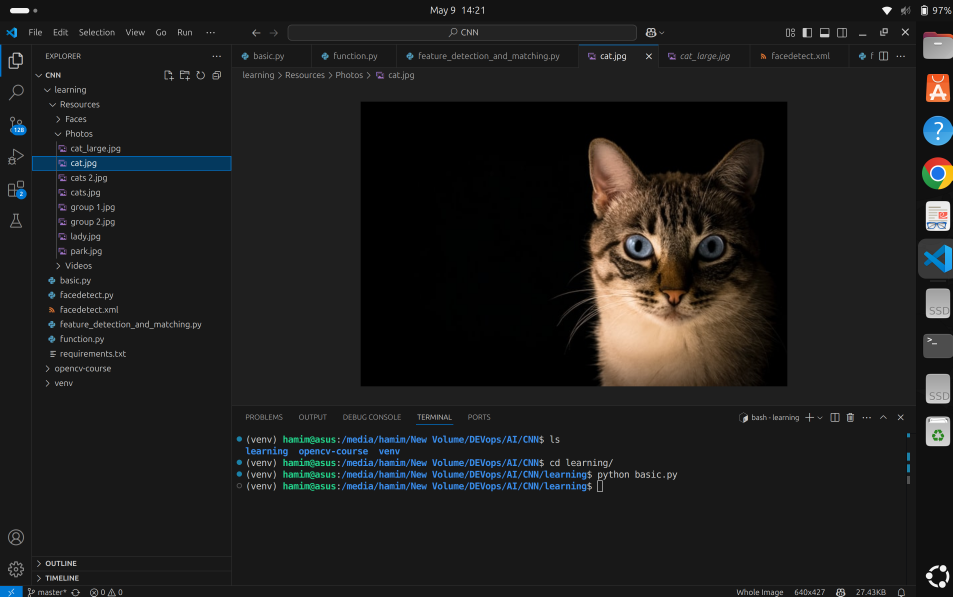
#> input picture opencv/Resources/Photos/catSS.png, 2857 x 1790 px, given in place of cat.jpg, which was not available (shown at 1/3 size)
$ python basic.py
#> lines starting #> are read from the running program, lines starting #| are printed output that depends on the picture; after the words box and inside, x2 and y2 are one past the last pixel; in counts of white or black regions, pixels touching at a corner belong together; pictures that were not available may be replaced by others from this repository, and a replacement may not be noted
import cv2 as cv
import numpy as np

# [67 lines of commented-out code are left out]

img = cv.imread('./Resources/Photos/cat.jpg')
#> img is the input picture: shape (1790, 2857, 3); mean B, G, R 29.4, 30.1, 30.5

# [8 lines of commented-out code are left out]
blur = cv.GaussianBlur(img,(5,5),cv.BORDER_DEFAULT)

# cv.imshow('blur',blur)

# cv.waitKey(0)


#edge detection

canny = cv.Canny(blur,175,225)
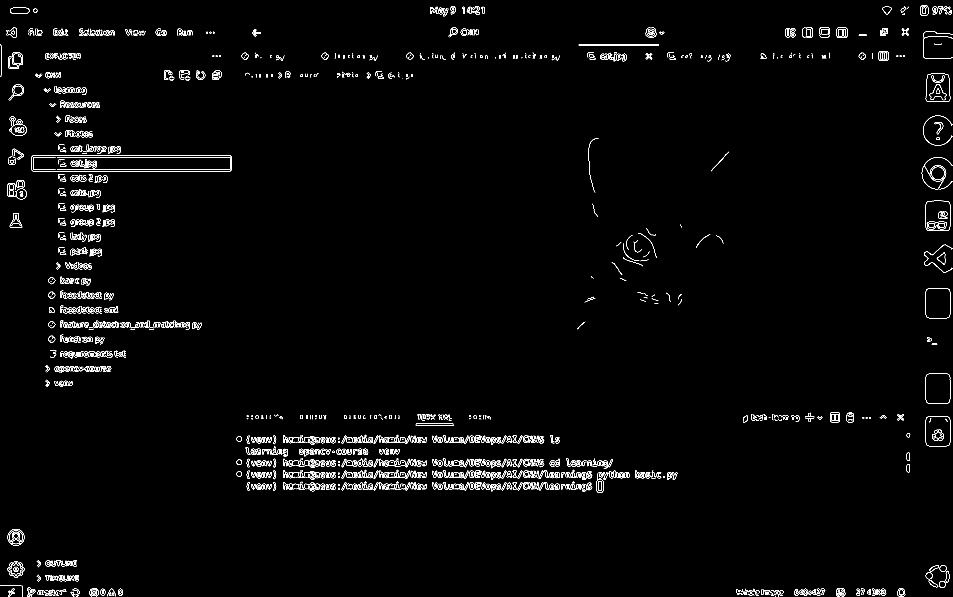
#> canny: shape (1790, 2857) (shown at 1/3 size); 1.3% white in thin lines or dots

cv.imshow('cany',canny)

#dilated

dilated = cv.dilate(canny, (7,7),iterations=3)
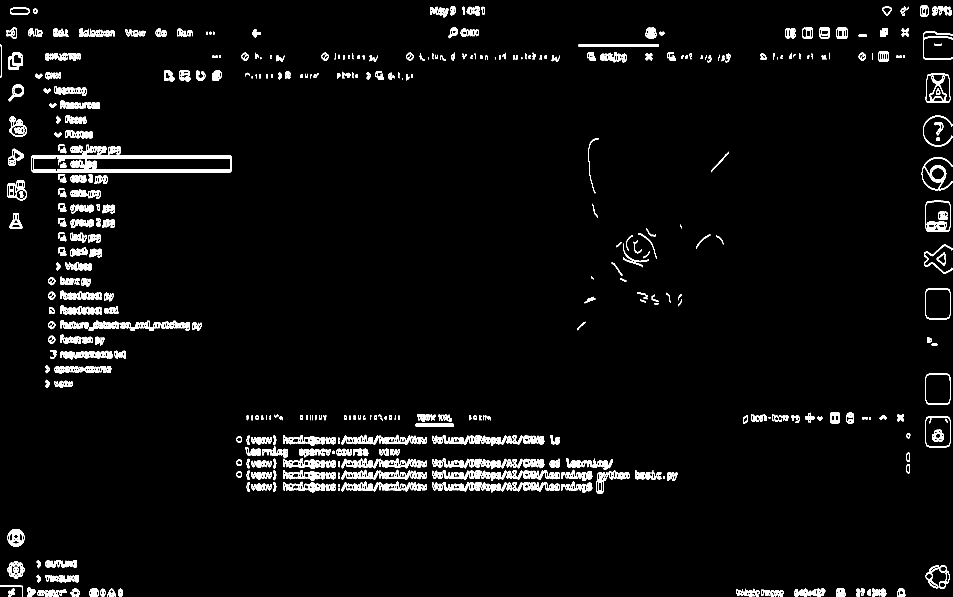
#> dilated: shape (1790, 2857) (shown at 1/3 size); 3.3% white; 953 white regions (111 under 20 px), largest, box (x1, y1, x2, y2) and area: (94, 466, 696, 517) 4894, (171, 471, 691, 512) 4732, (1736, 132, 1976, 141) 1920

cv.imshow('dilate',dilated)

#ERODE
erode = cv.erode(dilated,(7,7),iterations=3)
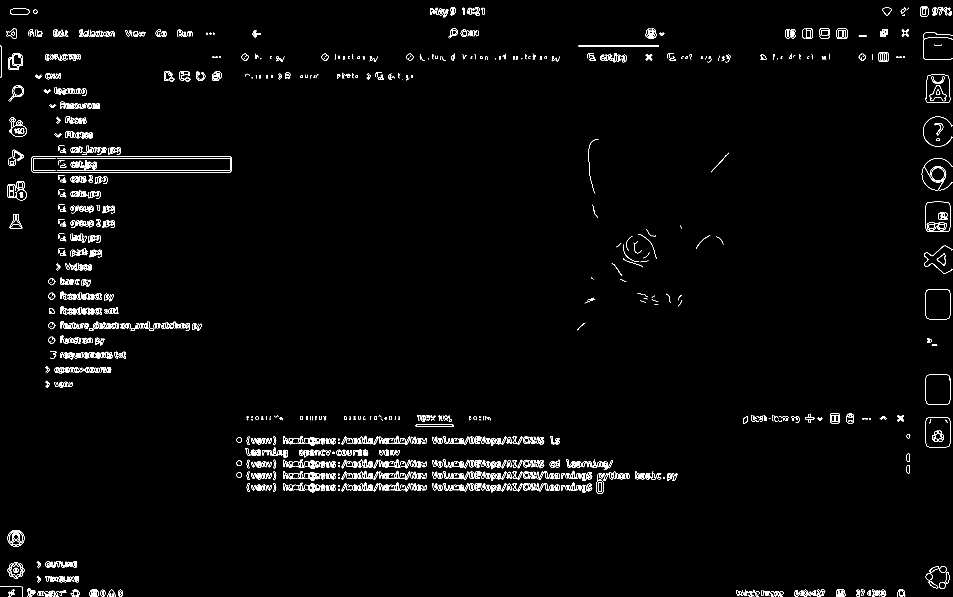
#> erode: shape (1790, 2857) (shown at 1/3 size); 1.6% white in thin lines or dots
cv.imshow('erode',erode)

cv.waitKey(0)
